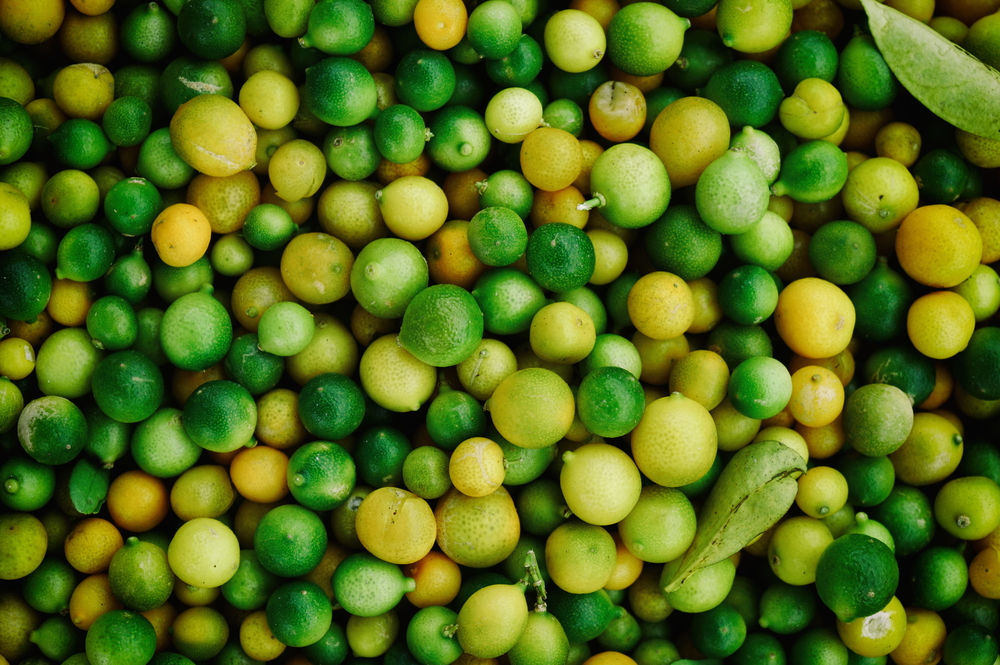
#> input picture experiments/original/0802.png, 1000 x 665 px, shrunk from 2040 x 1356 before the run; its folder holds only this picture in this run
$ jupyter execute --allow-errors edge_coloring_assessment.ipynb   (shell and % lines are left out)
#> lines starting #> are read from the running program, lines starting #| are printed output that depends on the picture; after the words box and inside, x2 and y2 are one past the last pixel; in counts of white or black regions, pixels touching at a corner belong together
## Edge Coloring Assessment

[cell 1]
import glob
import json
import random
import numpy as np
import pandas as pd
from PIL import Image
import matplotlib.pyplot as plt
from skimage.filters import sobel_h, sobel_v, gaussian

Functions to detect and color edges.

[cell 2]
def edge_detection(img):
    """Returns the magnitude and direction of the edges in img"""

    img_gradient_x = sobel_v(img)
    img_gradient_y = sobel_h(img)
    img_gradient_magnitude = ((img_gradient_x ** 2) + (img_gradient_y ** 2)) ** (1/2)
    img_gradient_direction = np.arctan2(img_gradient_x, img_gradient_y)
    return img_gradient_x, img_gradient_y, img_gradient_magnitude, img_gradient_direction

def edge_color(img_edge_magnitude, img_edge_direction, cmap):
    """Colors the edges of the image using their direction and a colormap."""

    img_shape = img_edge_magnitude.shape
    img_edge_direction = img_edge_direction + abs(img_edge_direction.min())
    img_edge_direction_max = img_edge_direction.max()
    color_range = plt.cm.get_cmap(cmap)
    black_pixel = np.array([0, 0, 0])
    result = np.zeros((img_shape[0], img_shape[1], 3))
    for i in range(img_shape[0]):
        for j in range(img_shape[1]):
            if img_edge_magnitude[i, j] == 1:
                # if edge is present, select a color based on the edge direction
                color_index = img_edge_direction[i, j] / img_edge_direction_max
                result[i, j] = color_range(color_index)[:3]
            else:   # if edge is not present, just add a black pixel
                result[i, j] = black_pixel
    return result

### Edge Detection

[cell 3]
sigma = 1
threshold = 0.1

filenames = glob.glob('experiments/original/*')
for filename in filenames:
    img = Image.open(filename)
#> img is the input picture: PIL image 1000x665 RGB; mean R, G, B 84.2, 107.2, 23.9
    img = img.convert("L")   # convert to grayscale
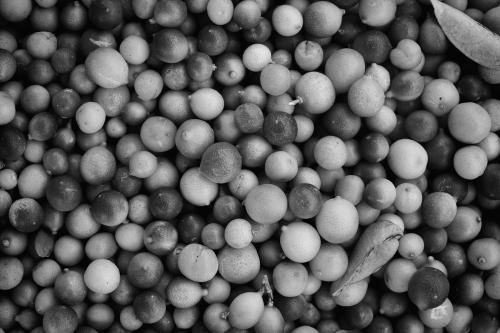
#> img: PIL image 1000x665 L (shown at 1/2 size); min 0, max 242, mean 90.8
    img = np.array(img)
    img = img/255
#> img: shape (665, 1000) float64
    img_blurred = gaussian(img, sigma)
    img_gradient_x, img_gradient_y, img_edge_magnitude, img_edge_direction = edge_detection(img_blurred)
#> in edge_detection, `img_gradient_x = sobel_v(img)`:
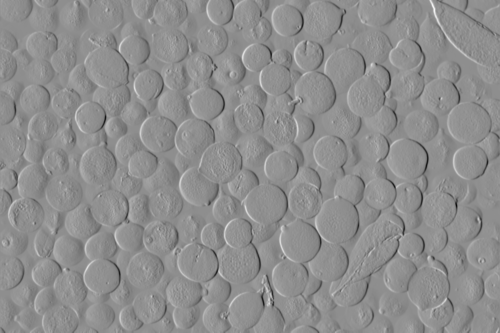
#> img_gradient_x: shape (665, 1000) float64 (shown at 1/2 size); min -0.455, max 0.361, mean 0.000103; drawn with min black and max white
#> in edge_detection, `img_gradient_y = sobel_h(img)`:
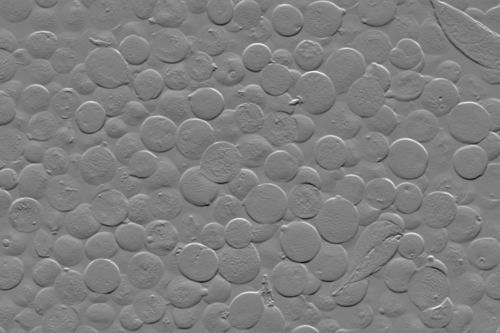
#> img_gradient_y: shape (665, 1000) float64 (shown at 1/2 size); min -0.403, max 0.407, mean -0.000222; drawn with min black and max white
#> in edge_detection, `img_gradient_direction = np.arctan2(img_gradient_x, img_gradient_y)`:
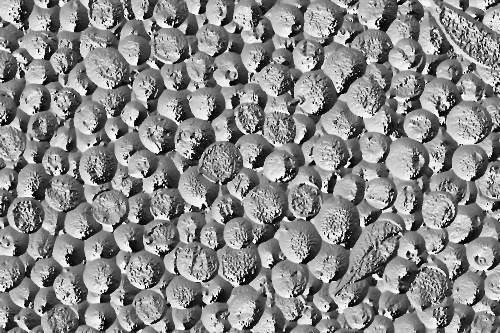
#> img_gradient_direction: shape (665, 1000) float64 (shown at 1/2 size); min -3.14, max 3.14, mean 0.215; drawn with min black and max white
    img_edge_magnitude_thresholded = (img_edge_magnitude > threshold)
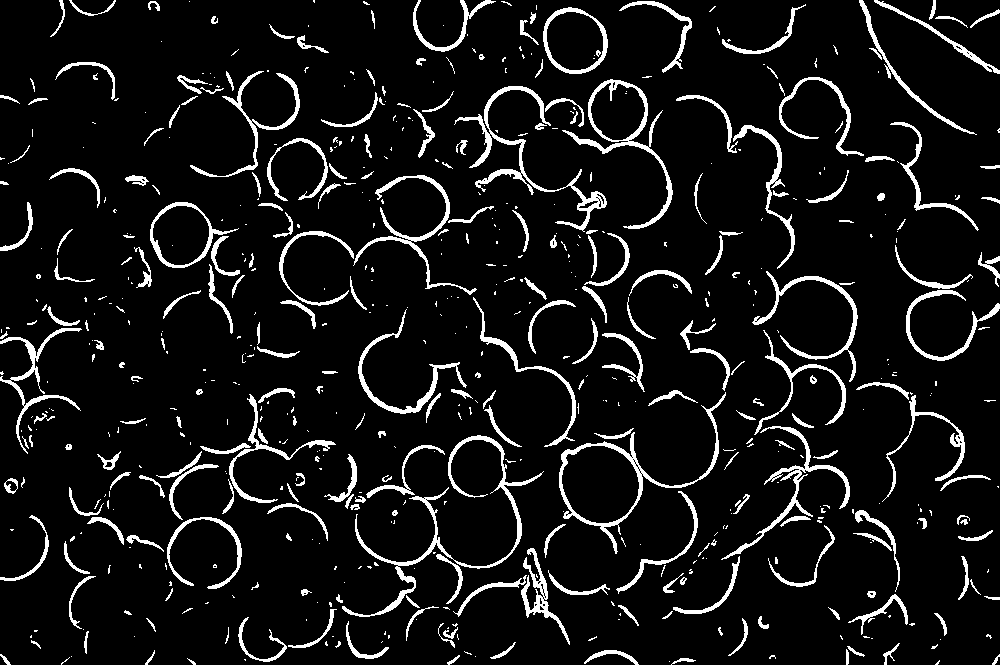
#> img_edge_magnitude_thresholded: shape (665, 1000) bool; 8.2% white; 623 white regions (369 under 20 px), largest, box (x1, y1, x2, y2) and area: (342, 435, 544, 617) 2408, (454, 86, 607, 232) 2159, (559, 392, 726, 554) 1816
    img_edge_magnitude = Image.fromarray((img_edge_magnitude_thresholded * 255).astype('uint8'))
    img_edge_magnitude.save('experiments/edges_magnitude/{}.jpg'.format(filename[21:-4]))

### Edge Coloring

[cell 4]
cmaps = {}
cmaps['sequential'] = ['viridis', 'plasma', 'inferno', 'magma', 'cividis',
                       'Greys', 'Purples', 'Blues', 'Greens', 'Oranges', 'Reds',
                       'YlOrBr', 'YlOrRd', 'OrRd', 'PuRd', 'RdPu', 'BuPu',
                       'GnBu', 'PuBu', 'YlGnBu', 'PuBuGn', 'BuGn', 'YlGn']
cmaps['diverging'] = ['PiYG', 'PRGn', 'BrBG', 'PuOr', 'RdGy', 'RdBu',
                      'RdYlBu', 'RdYlGn', 'Spectral', 'coolwarm', 'bwr', 'seismic']
cmaps['cyclic'] = ['twilight', 'twilight_shifted', 'hsv']
cmaps['qualitative'] = ['Pastel1', 'Pastel2', 'Paired', 'Accent',
                        'Dark2', 'Set1', 'Set2', 'Set3',
                        'tab10', 'tab20', 'tab20b', 'tab20c']

sigma = 1
threshold = 0.1
random.seed(0)
filenames = glob.glob('experiments/original/*')
for i, filename in enumerate(filenames):
    print("Edge coloring {} out of {} files".format(i+1, len(filenames)))
    img = Image.open(filename)
    img = img.convert("L")   # convert to grayscale
    img = np.array(img)
    img = img/255
    img_blurred = gaussian(img, sigma)
    img_gradient_x, img_gradient_y, img_edge_magnitude, img_edge_direction = edge_detection(img_blurred)
    img_edge_magnitude_thresholded = (img_edge_magnitude > threshold)
    img_edge_magnitude = Image.fromarray((img_edge_magnitude_thresholded * 255).astype('uint8'))
    for cmap_type, cmap_names in cmaps.items():
        cmap = random.choice(cmap_names)
        img_edge_colored = edge_color(img_edge_magnitude_thresholded, img_edge_direction, cmap)
        img_edge_colored = Image.fromarray((img_edge_colored * 255).astype('uint8'))
        img_edge_colored.save('experiments/edges_colored/{}/{}.jpg'.format(cmap_type, filename[21:-4]))
#> this loop made 4 passes
#> pass 1, `img_edge_colored = edge_color(img_edge_magnitude_thresholded, img_edge..`:
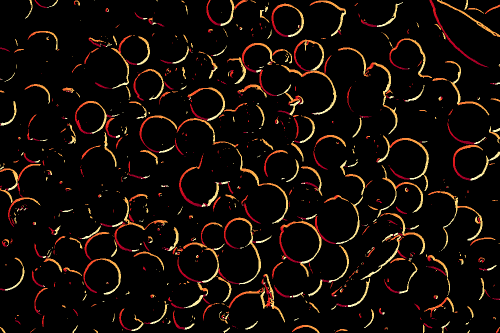
#> img_edge_colored: shape (665, 1000, 3) float64 (shown at 1/2 size); mean of channels 0, 1, 2 0.0767, 0.045, 0.0277; drawn as R, G, B
#> after the loop:
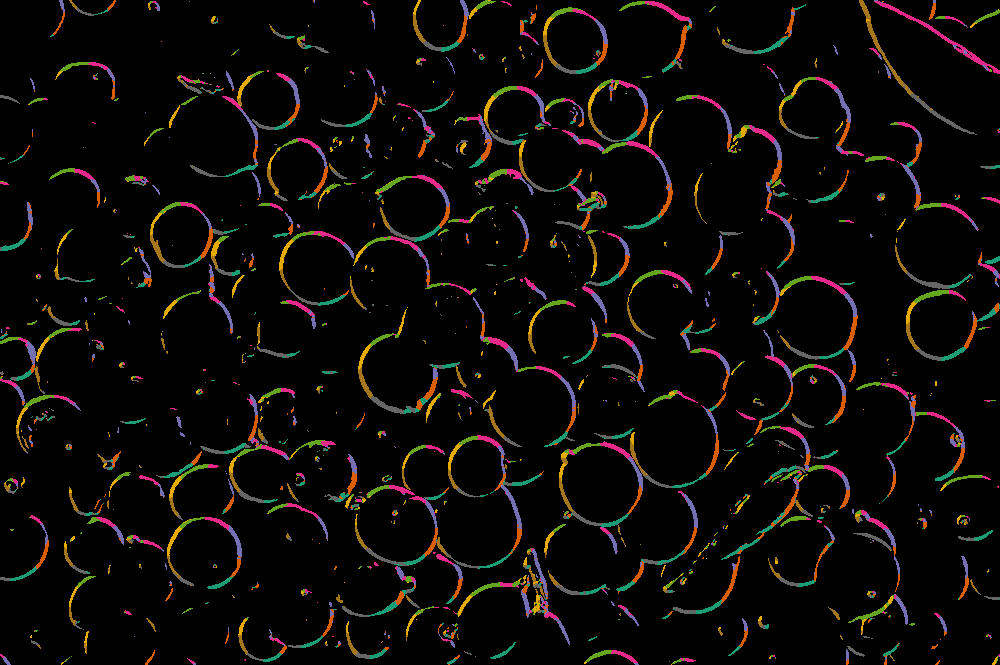
#> img_edge_colored: PIL image 1000x665 RGB; mean R, G, B 12.2, 9.6, 6.8

$ run again, on experiments/original/0823.png
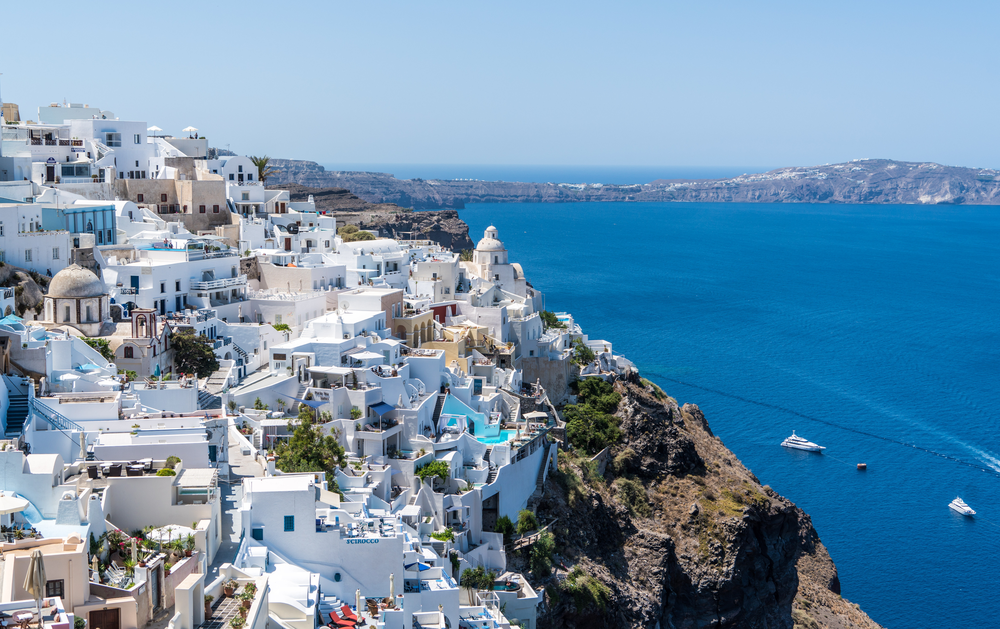
#> input picture experiments/original/0823.png, 1000 x 629 px, shrunk from 2040 x 1284 before the run
#> img is the input picture: PIL image 1000x629 RGB; mean R, G, B 111.3, 146.1, 172.4
#> `img_edge_magnitude_thresholded = (img_edge_magnitude > threshold)`:
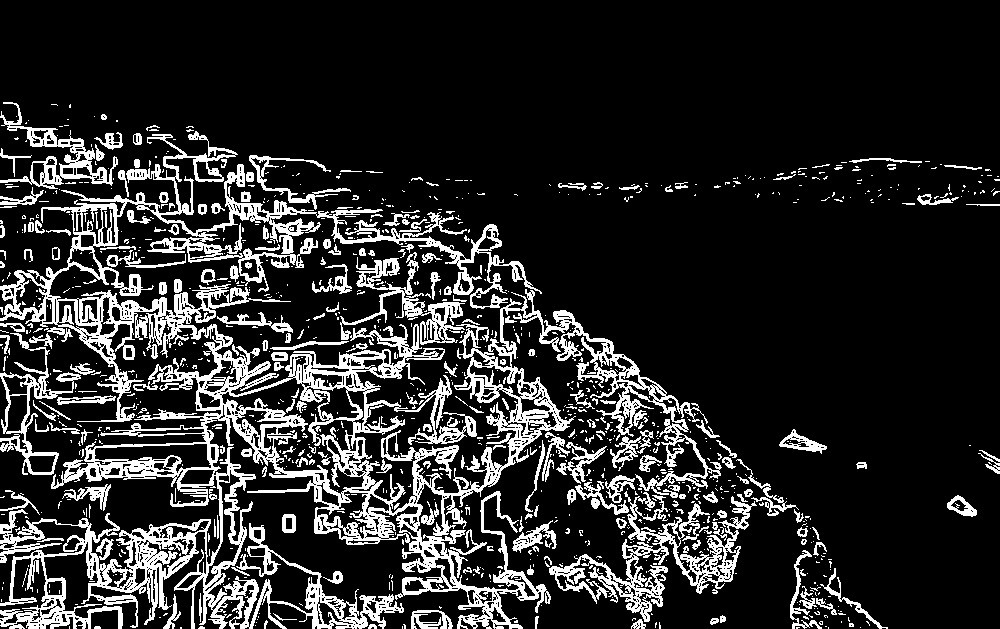
#> img_edge_magnitude_thresholded: shape (629, 1000) bool; 16.6% white; 1059 white regions (834 under 20 px), largest, box (x1, y1, x2, y2) and area: (0, 131, 722, 629) 68396, (549, 491, 757, 622) 5926, (340, 252, 465, 345) 2523
#> after the loop `for cmap_type, cmap_names in cmaps.items():`:
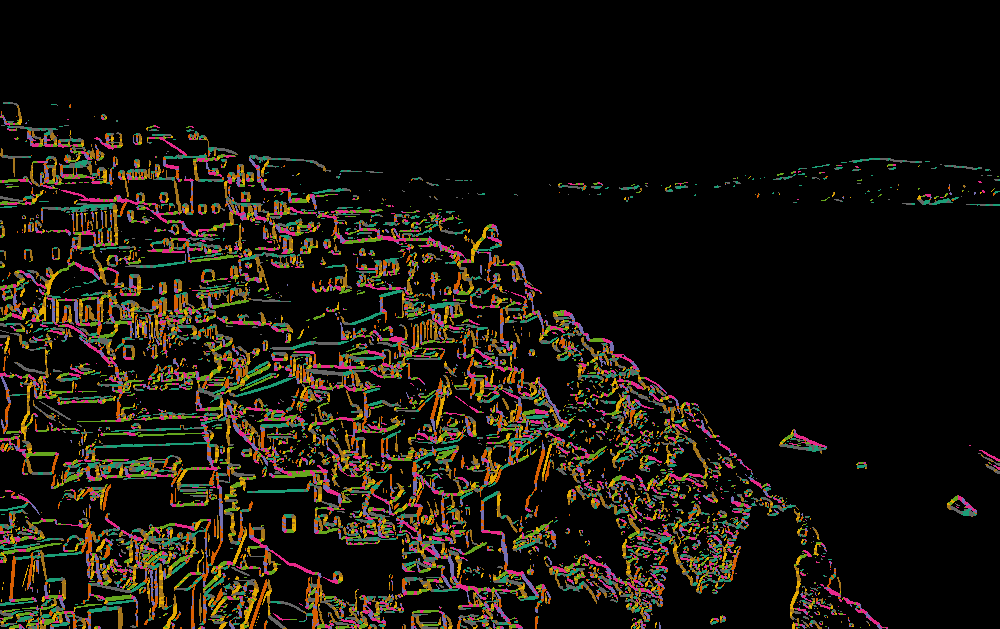
#> img_edge_colored: PIL image 1000x629 RGB; mean R, G, B 24, 19.8, 12.7
